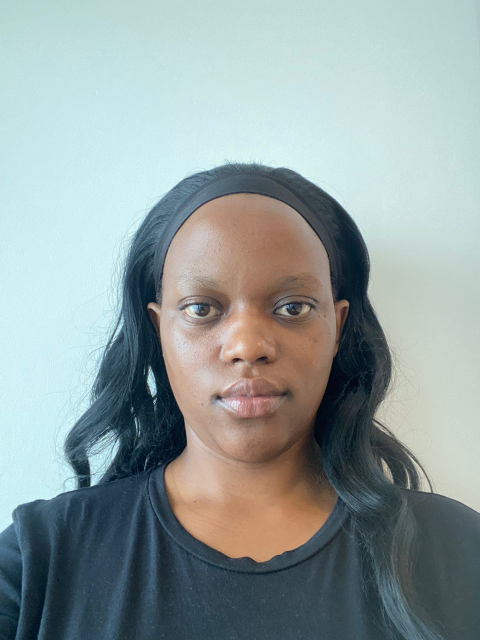
#> input picture Data/pictures/neutral/anne.jpg, 960 x 1280 px, found by its file name (shown at 1/2 size); the run also reads 1 picture not shown here
$ jupyter execute --allow-errors 'Image_processing&_Facial_recognition_model.ipynb'   (shell and % lines are left out)
#> lines starting #> are read from the running program, lines starting #| are printed output that depends on the picture
<a href="https://colab.research.google.com/github/excelasaph/Data-Preprocessing-Group-11/blob/main/Image_processing%26_Facial_recognition_model.ipynb" target="_parent"></a>

[cell 1]
# Install required packages (only once)

# Standard imports
import os
import cv2
import joblib

import pandas as pd
import numpy as np
import matplotlib.pyplot as plt
import seaborn as sns

# Scikit-learn & XGBoost
from sklearn.model_selection import train_test_split
from sklearn.preprocessing import LabelEncoder
from sklearn.metrics import (
    accuracy_score, f1_score, log_loss,
    confusion_matrix, classification_report
)
from sklearn.ensemble import RandomForestClassifier
from sklearn.linear_model import LogisticRegression
from xgboost import XGBClassifier

[cell 2]
from google.colab import drive
drive.mount('/content/drive')  # optional if your dataset is on Drive

[cell 3]
base_path = "/content/drive/MyDrive/Dataset"
augmented_dir = "/content/drive/MyDrive/augmented"
os.makedirs(augmented_dir, exist_ok=True)

[cell 4]
def show_images_from_folder(folder_path, title):
#> called with folder_path = '/content/drive/MyDrive/Dataset/neutral', title = 'Neutral'
    fig, axs = plt.subplots(1, 4, figsize=(16, 4))
    for i, filename in enumerate(os.listdir(folder_path)[:4]):
        path = os.path.join(folder_path, filename)
        img = cv2.imread(path)
#> img is the input picture: shape (1280, 960, 3); mean B, G, R 158.2, 158.4, 145.1
        img = cv2.cvtColor(img, cv2.COLOR_BGR2RGB)
        axs[i].imshow(img)
        axs[i].set_title(filename.split('.')[0])
        axs[i].axis('off')
    plt.suptitle(title)
    plt.show()

show_images_from_folder(os.path.join(base_path, "neutral"), "Neutral")
#> (the rest of this cell did not finish here and is left out)

show_images_from_folder(os.path.join(base_path, "surprised"), "surprised")

[cell 5]
# Standard cleaning and resizing function
def clean_image(image, size=(224, 224)):
    image = cv2.resize(image, size)
    if len(image.shape) == 2:  # grayscale
        image = cv2.cvtColor(image, cv2.COLOR_GRAY2BGR)
    return image

# Augmentation with cleaning applied
def augment_image(image, size=(64, 64)):
    image = clean_image(image, size)
    flipped = clean_image(cv2.flip(image, 1), size)
    rotated = clean_image(cv2.rotate(image, cv2.ROTATE_90_CLOCKWISE), size)
    gray = clean_image(cv2.cvtColor(image, cv2.COLOR_BGR2GRAY), size)
    return [image, flipped, rotated, gray]

[cell 6]
# Example: Augment and save cleaned training set
def augment_and_save(paths, labels, save_dir):
    os.makedirs(save_dir, exist_ok=True)
    for path, label in zip(paths, labels):
        image = cv2.imread(path)
        if image is None:
            continue
        aug_images = augment_image(image)
        base_name = os.path.basename(path).split('.')[0]
        for i, aug in enumerate(aug_images):
            filename = f"{base_name}_{label}_{i}.jpg"
            cv2.imwrite(os.path.join(save_dir, filename), aug)

[cell 7]
def show_sample_images(folder_path, num_samples=4, title="Preview"):
#> called with folder_path = '/content/drive/MyDrive/augmented', num_samples = 4, title = 'Cleaned & Resized Train Images'
    files = [f for f in os.listdir(folder_path) if f.endswith(".jpg")]
    sample_files = files[:num_samples]

    plt.figure(figsize=(15, 4))
    for i, fname in enumerate(sample_files):
        img = cv2.imread(os.path.join(folder_path, fname))
        img = cv2.cvtColor(img, cv2.COLOR_BGR2RGB)
        plt.subplot(1, num_samples, i + 1)
        plt.imshow(img)
        plt.title(fname.split('.')[0])
        plt.axis("off")
    plt.suptitle(title)
    plt.show()

# Example: Preview cleaned training images
show_sample_images("/content/drive/MyDrive/augmented", title="Cleaned & Resized Train Images")

[cell 8]
def extract_features(image_path):
    img = cv2.imread(image_path)
    img = cv2.resize(img, (64, 64))
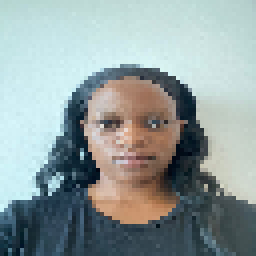
#> img: shape (64, 64, 3) (shown 4 times larger); mean B, G, R 158.4, 158.6, 145.3
    hist = cv2.calcHist([img], [0, 1, 2], None, [8, 8, 8], [0, 256]*3).flatten()
#> hist = 512 values, max 1145 at index 510, min 0 at index 1, mean 8
    return hist / np.sum(hist)

features = []
labels = []

for file in os.listdir(augmented_dir):
    if file.endswith('.jpg'):
        label = file.split('_')[1]
        path = os.path.join(augmented_dir, file)
        feat = extract_features(path)
#> feat = 512 values, max 0.28 at index 510, min 0 at index 1, mean 0.00195
        features.append(feat)
        labels.append(label)

df = pd.DataFrame(features)
#> df = table of 1 rows and 512 columns
df["expression"] = labels
#> (the rest of this cell did not finish here and is left out)

[cell 9]
from sklearn.preprocessing import LabelEncoder

# Fix typo: ensure all labels are valid
df["expression"] = df["expression"].replace("smilling", "smilling")

# Encode expressions into integers
label_encoder = LabelEncoder()
df["label"] = label_encoder.fit_transform(df["expression"])

# Use this numeric label for training
X = df.drop(columns=["expression", "label"])
#> X = table of 1 rows and 512 columns
y = df["label"]

#> (a cell that did not finish here is left out)

#> (a cell that did not finish here is left out)

[cell 12]
# 🔁 Load model
model_path = "/content/drive/MyDrive/facial_recognition_xgboost.joblib"
#> (the rest of this cell did not finish here and is left out)

[cell 13]
def extract_features(image_path):
#> called with image_path = 'anne.jpg'
    img = cv2.imread(image_path)
    img = cv2.resize(img, (64, 64))
    hist = cv2.calcHist([img], [0, 1, 2], None, [8, 8, 8], [0, 256]*3).flatten()
#> hist = 512 values, max 1146 at index 510, min 0 at index 1, mean 8
    return hist / np.sum(hist)

# Example: pick one test image from your dataset
new_img_path = "anne.jpg"
features = extract_features(new_img_path)
#> features has the same summary as feat

# Reshape for single sample
features = features.reshape(1, -1)

# Predict with loaded model
#> (the rest of this cell did not finish here and is left out)
